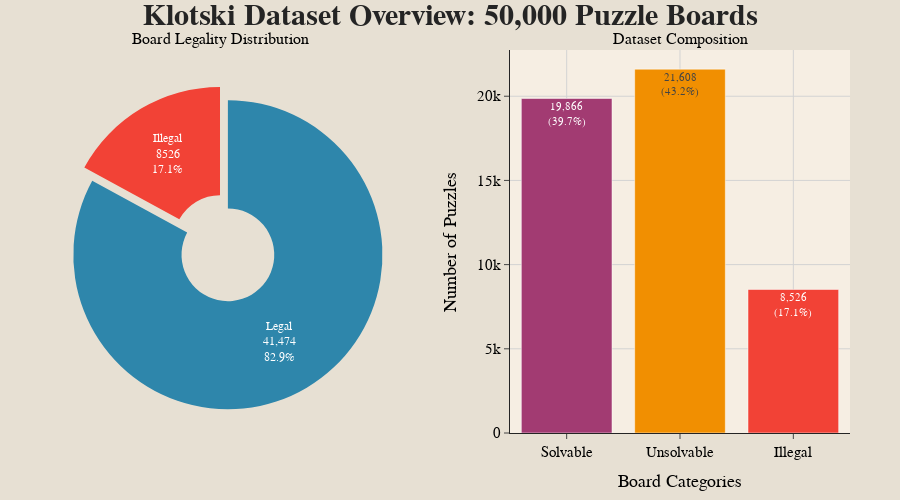

The cell this chart's notebook holds for it:
### Markdown cell above
### Visualization 1: Dataset Overview - Board Legality Distribution

### Code cell
# Add the fonts to the font manager
font_path_1 = r"D:\klotski-project\fonts\AuxMono-Regular.ttf"  # Path to AuxMono font

# Register the fonts
fm.fontManager.addfont(font_path_1)

# Get the font names
font_name_1 = fm.FontProperties(fname=font_path_1).get_name()

# Calculate distribution
legal_counts = original_df['legal_board'].value_counts()
total_count = len(original_df)

# Create subplot with pie and bar
fig = make_subplots(
    rows=1, cols=2,
    subplot_titles=('Board Legality Distribution', 'Dataset Composition'),
    specs=[[{"type": "pie"}, {"type": "bar"}]],
    horizontal_spacing=0.15
)

# Pie chart
fig.add_trace(
    go.Pie(
        labels=['Legal', 'Illegal'],
        values=[legal_counts[True], legal_counts[False]],
        marker_colors=['#2E86AB', '#F24236'],
        textinfo='label+percent+value',
        hoverinfo='label+percent+value',
        textfont_size=12,
        insidetextorientation='horizontal',
        hole=0.3,
        pull=[0.1, 0],
        hoverlabel=dict(
            font=dict(
                family="Courier New",  # Hover text font (Courier New)
                size=14,               # Font size
                color="black"          # Font color
            )
        )
    ), row=1, col=1
)

# Bar chart with breakdown of legal boards
legal_boards = original_df[original_df['legal_board'] == True]
solvable_count = legal_boards['is_solvable'].sum()
unsolvable_count = len(legal_boards) - solvable_count
illegal_count = legal_counts[False]

categories = ['Solvable', 'Unsolvable', 'Illegal']
counts = [solvable_count, unsolvable_count, illegal_count]
colors = ['#A23B72', '#F18F01', '#F24236']

fig.add_trace(
    go.Bar(
        x=categories,
        y=counts,
        marker_color=colors,
        text=[f'{count:,}<br>({count/total_count*100:.1f}%)' for count in counts],
        textposition='auto',
        textfont_size=11,
        hoverinfo='x+y+text',
        hoverlabel=dict(
            font=dict(family="Courier New", size=14,color="black")
        )
    ), row=1, col=2
)

# Update layout for a clean, professional look
fig.update_layout(
    title={
        'text': f'Klotski Dataset Overview: {total_count:,} Puzzle Boards',
        'x': 0.5,
        'xanchor': 'center',
        'font': {
            'family': 'Courier New',  # Heading font (MonomaniacOne)
            'size': 30,
            'color': '#242424',
            'weight': 'bold'
        }
    },
    showlegend=False,
    height=500,
    font=dict(
        family="Courier New",  # Default font for the rest of the plot
        size=15,
        color="black"
    ),
    plot_bgcolor='#F6EEE3',
    paper_bgcolor='#E7E0D3',
    margin=dict(t=50, b=50, l=50, r=50),
    xaxis=dict(showgrid=True, gridcolor='lightgray'),
    yaxis=dict(showgrid=True, gridcolor='lightgray'),
)

# Update pie chart and bar chart text annotations (AuxMono font)
fig.update_traces(
    textfont=dict(
        family=font_name_1,  # Data text font (AuxMono)
        size=12
    ),
    selector=dict(type='pie')
)

fig.update_traces(
    textfont=dict(
        family=font_name_1,  # Data text font (AuxMono)
        size=11
    ),
    selector=dict(type='bar')
)

# Adjust axes titles
fig.update_xaxes(title_text="Board Categories", row=1, col=2)
fig.update_yaxes(title_text="Number of Puzzles", row=1, col=2)

# Show the plot
fig.show()

# Print summary statistics
print(f"Total puzzles: {total_count:,}")
print(f"Legal boards: {legal_counts[True]:,} ({legal_counts[True]/total_count*100:.1f}%)")
print(f"  - Solvable: {solvable_count:,} ({solvable_count/total_count*100:.1f}%)")
print(f"  - Unsolvable: {unsolvable_count:,} ({unsolvable_count/total_count*100:.1f}%)")
print(f"Illegal boards: {illegal_count:,} ({illegal_count/total_count*100:.1f}%)")

### Figure 1 — Plotly figure (JSON) as saved in the notebook; plotly's stock layout.template omitted (floating-point values rounded to 4 significant figures)
{"data": [{"domain": {"x": [0, 0.425], "y": [0, 1]}, "hole": 0.3, "hoverinfo": "label+percent+value", "hoverlabel": {"font": {"color": "black", "family": "Courier New", "size": 14}}, "insidetextorientation": "horizontal", "labels": ["Legal", "Illegal"], "marker": {"colors": ["#2E86AB", "#F24236"]}, "pull": [0.1, 0], "textfont": {"family": "Aux Mono", "size": 12}, "textinfo": "label+percent+value", "type": "pie", "values": [41474, 8526]}, {"hoverinfo": "x+y+text", "hoverlabel": {"font": {"color": "black", "family": "Courier New", "size": 14}}, "marker": {"color": ["#A23B72", "#F18F01", "#F24236"]}, "text": ["19,866<br>(39.7%)", "21,608<br>(43.2%)", "8,526<br>(17.1%)"], "textfont": {"family": "Aux Mono", "size": 11}, "textposition": "auto", "type": "bar", "x": ["Solvable", "Unsolvable", "Illegal"], "xaxis": "x", "y": [19866, 21608, 8526], "yaxis": "y"}], "layout": {"annotations": [{"font": {"size": 16}, "showarrow": false, "text": "Board Legality Distribution", "x": 0.2125, "xanchor": "center", "xref": "paper", "y": 1, "yanchor": "bottom", "yref": "paper"}, {"font": {"size": 16}, "showarrow": false, "text": "Dataset Composition", "x": 0.7875, "xanchor": "center", "xref": "paper", "y": 1, "yanchor": "bottom", "yref": "paper"}], "font": {"color": "black", "family": "Courier New", "size": 15}, "height": 500, "margin": {"b": 50, "l": 50, "r": 50, "t": 50}, "paper_bgcolor": "#E7E0D3", "plot_bgcolor": "#F6EEE3", "showlegend": false, "title": {"font": {"color": "#242424", "family": "Courier New", "size": 30, "weight": "bold"}, "text": "Klotski Dataset Overview: 50,000 Puzzle Boards", "x": 0.5, "xanchor": "center"}, "xaxis": {"anchor": "y", "domain": [0.575, 1], "gridcolor": "lightgray", "showgrid": true, "title": {"text": "Board Categories"}}, "yaxis": {"anchor": "x", "domain": [0, 1], "gridcolor": "lightgray", "showgrid": true, "title": {"text": "Number of Puzzles"}}}}
